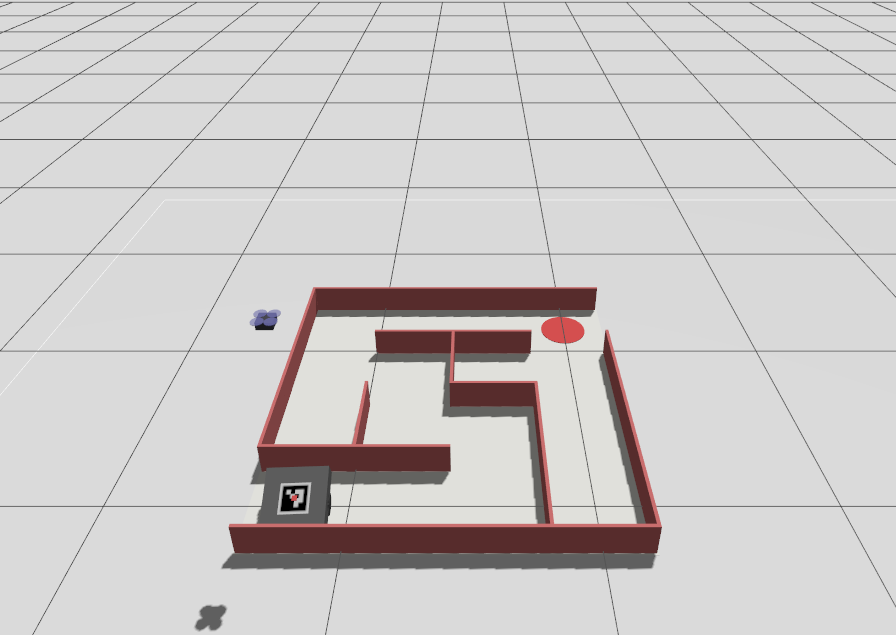
#> input picture media/sim_01_start.png, 896 x 635 px; its folder holds only this picture in this run
$ python -i maze_vision.py   (imports and definitions only)
#> lines starting #> are read from the running program, lines starting #| are printed output that depends on the picture; after the words box and inside, x2 and y2 are one past the last pixel; in counts of white or black regions, pixels touching at a corner belong together
#> further down, picture is the input picture: shape (635, 896, 3); mean B, G, R 200.5, 200.9, 204.3
#!/usr/bin/env python3
"""
maze_vision.py — Extraction du labyrinthe depuis une image caméra nadir.

Entrée  : une image BGR prise par la caméra du drone pointée vers le bas, plus
          la pose monde de la caméra (x, y, altitude) et sa focale en pixels.
Sortie  : la grille de murs bitmask, la taille de cellule, l'origine monde de la
          grille, et les cellules start / goal — le tout *sans* connaître à
          l'avance les dimensions du labyrinthe.

Géométrie
---------
La caméra du Crazyflie a pour pose `rpy = (0, π/2, π)` dans le repère du drone,
ce qui l'oriente vers -Z. En déroulant la convention optique de Gazebo (X avant,
Y gauche, Z haut pour le lien ; Z avant, X droite, Y bas pour l'optique), on
obtient une correspondance image → monde purement affine tant que le drone est à
plat :

    u (colonne image, vers la droite)  →  +Y monde
    v (ligne image, vers le bas)       →  +X monde

Un point du monde à l'altitude z se projette donc en

    u = u0 + (Y - cam_y) * f / (alt - z)
    v = v0 + (X - cam_x) * f / (alt - z)

Parallaxe des murs
------------------
Les murs ont une hauteur non nulle : vus d'en haut, leur base et leur sommet ne
se projettent pas au même endroit, et un mur apparaît comme une bande étalée
*vers l'extérieur* de l'image (la base est toujours le bord le plus proche du
point principal). On localise donc chaque ligne de la grille sur le bord de sa
bande le plus proche du centre, ce qui la ramène exactement au plan du sol z=0
et rend l'échelle `alt / f` exacte au lieu d'approximative. C'est ce qui permet
d'obtenir une taille de cellule au centimètre près, indispensable vu la marge de
2,3 cm entre le robot et les murs.
"""
import math

import cv2
import numpy as np

from . import maze_map

# Bornes de recherche pour la détection automatique des dimensions.
MIN_CELLS, MAX_CELLS = 1, 16

# Un candidat (rows, cols) n'est retenu que si les lignes détectées tombent sur
# la grille régulière prédite et que la grille est suffisamment couverte.
_MAX_ALIGN_ERR = 0.05   # en fraction d'un intervalle de grille
_MIN_COVERAGE  = 0.60   # fraction des lignes prédites effectivement observées

# Hauteurs physiques (m) des éléments observés, utilisées pour la parallaxe.
DEFAULT_WALL_HEIGHT   = 0.15
DEFAULT_MARKER_HEIGHT = 0.086   # plan du marqueur ArUco sur le toit du robot
DEFAULT_FLOOR_HEIGHT  = 0.003   # pastilles start/goal peintes au sol

def _aruco_params():
    """
    Réglages du détecteur ArUco, ajustés pour une vue nadir lointaine.

    Deux écarts au défaut seulement : un seuil de périmètre minimal abaissé, car
    le marqueur de 12 cm ne fait plus que quelques dizaines de pixels quand le
    drone prend de la hauteur, et un raffinement sous-pixellique des coins, qui
    fait de la position du marqueur une mesure et plus seulement une détection —
    c'est elle qui sert à situer le robot dans le repère monde.
    """
    p = cv2.aruco.DetectorParameters()
    p.minMarkerPerimeterRate = 0.02
    p.cornerRefinementMethod = cv2.aruco.CORNER_REFINE_SUBPIX
    return p


_ARUCO_DICT     = cv2.aruco.getPredefinedDictionary(cv2.aruco.DICT_4X4_50)
_ARUCO_PARAMS   = _aruco_params()
_ARUCO_DETECTOR = cv2.aruco.ArucoDetector(_ARUCO_DICT, _ARUCO_PARAMS)


class MazeVisionError(Exception):
    """L'extraction a échoué ; l'appelant doit réessayer sur une autre image."""


class MazeObservation:
    """Résultat d'une extraction réussie."""

    # [17 lines left out: functions __init__, __repr__, not called in this run]


def focal_px_from_hfov(width_px, hfov_rad):
    """Focale en pixels d'une caméra pinhole à partir de son champ horizontal."""
    return (width_px / 2.0) / math.tan(hfov_rad / 2.0)


# ──────────────────────────────────────────────────────────────────────────
#  Segmentation couleur
# ──────────────────────────────────────────────────────────────────────────

def red_mask(bgr):
    """
    Masque binaire des éléments rouges : murs du labyrinthe *et* pastille goal.

    Le rouge est à cheval sur la discontinuité de teinte HSV, d'où les deux
    plages. Le sol du labyrinthe (quasi blanc) et le plan de sol gris ont une
    saturation faible et sont donc naturellement exclus.
    """
    hsv = cv2.cvtColor(bgr, cv2.COLOR_BGR2HSV)
#> hsv: shape (635, 896, 3); mean H, S, V 3, 8.8, 204.3
    m = cv2.inRange(hsv, (0, 60, 40), (12, 255, 255))
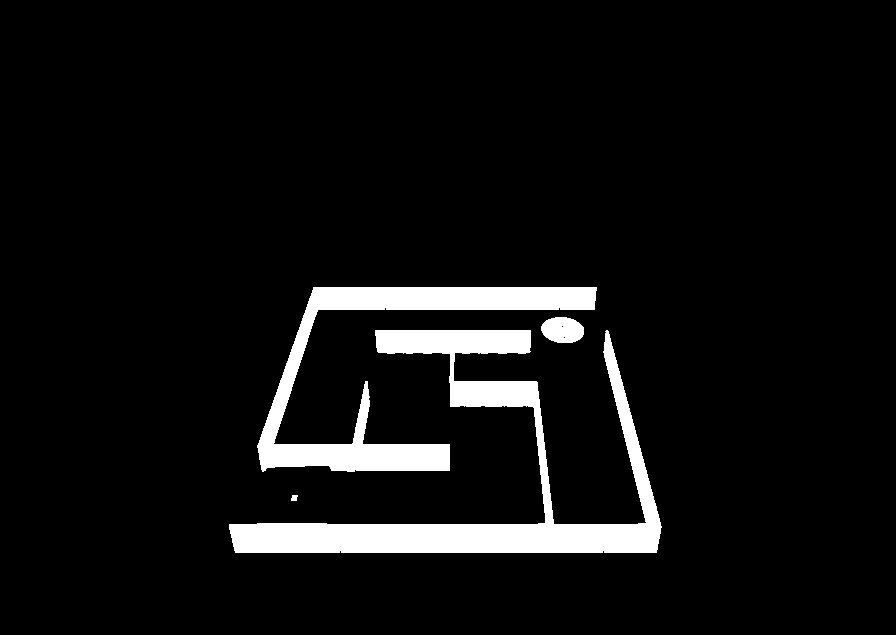
#> m: shape (635, 896); 6.5% white; 4 white regions, box (x1, y1, x2, y2) and area: (229, 330, 662, 553) 21865, (257, 287, 597, 472) 13917, (541, 317, 584, 343) 891, (291, 495, 298, 501) 35
    m |= cv2.inRange(hsv, (168, 60, 40), (180, 255, 255))
    kernel = cv2.getStructuringElement(cv2.MORPH_RECT, (3, 3))
    return cv2.morphologyEx(m, cv2.MORPH_CLOSE, kernel, iterations=1)
#> returned value: shape (635, 896); 6.5% white; 4 white regions, box (x1, y1, x2, y2) and area: (229, 330, 662, 553) 21880, (257, 287, 597, 472) 13925, (541, 317, 584, 343) 893, (291, 495, 298, 501) 35


# [580 lines left out: functions green_mask, find_disc, _line_masks, _runs_above, _run_edges, _wall_baseline and 15 more, not called in this run]

>>> import cv2
>>> picture = cv2.imread('../media/sim_01_start.png')
>>> result = red_mask(picture)

$ run again, on media/sim_02_takeoff.png
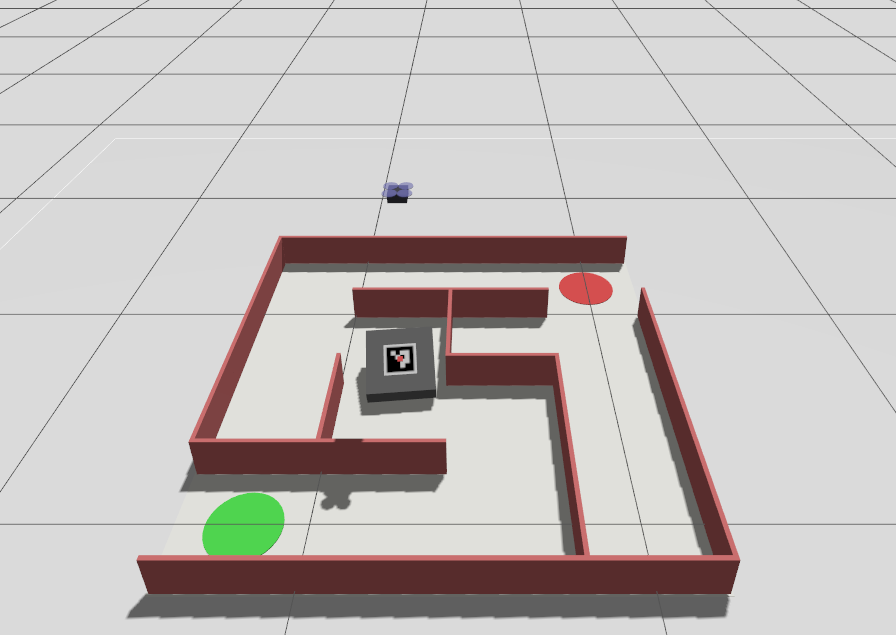
#> input picture media/sim_02_takeoff.png, 896 x 635 px
#> picture is the input picture: shape (635, 896, 3); mean B, G, R 188.6, 190.3, 195.4
#> hsv: shape (635, 896, 3); mean H, S, V 5.7, 16.6, 196.4
#> in red_mask, `m = cv2.inRange(hsv, (0, 60, 40), (12, 255, 255))`:
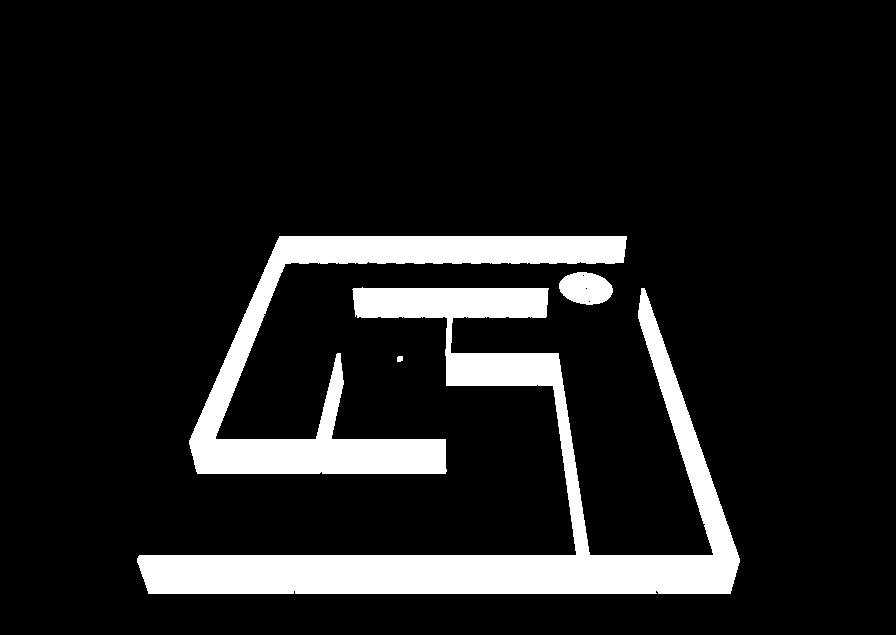
#> m: shape (635, 896); 11.5% white; 4 white regions, box (x1, y1, x2, y2) and area: (137, 287, 740, 594) 40387, (189, 236, 627, 474) 23509, (559, 272, 613, 305) 1356, (397, 356, 403, 362) 33
